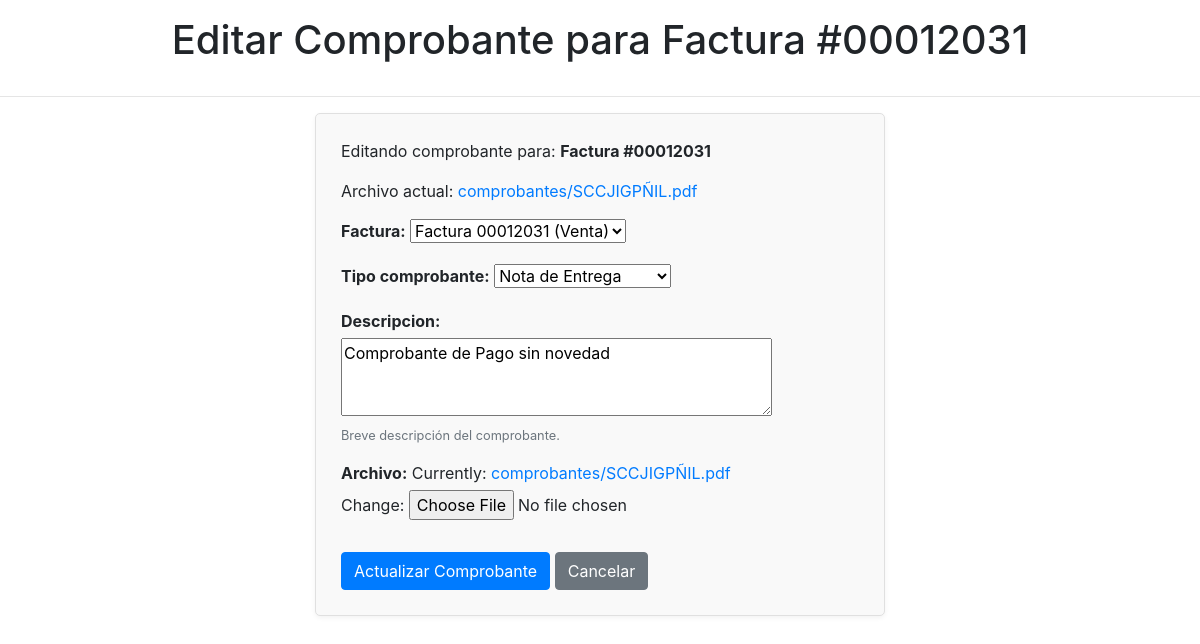
Page /comprobantes/editar/1/ on the committed database.
### contabilidad/models.py (models this page shows, shortened)
class Comprobante(models.Model):
    TIPO_COMPROBANTE_CHOICES = [
        ('RECIBO', 'Recibo de Pago'),
        ('NOTA_ENTREGA', 'Nota de Entrega'),
        ('JUSTIFICANTE_PAGO', 'Justificante de Pago'),
        ('OTRO', 'Otro'),
    ]
    factura = models.ForeignKey(Factura, on_delete=models.CASCADE, related_name='comprobantes')
    tipo_comprobante = models.CharField(max_length=20, choices=TIPO_COMPROBANTE_CHOICES, default='OTRO')
    descripcion = models.TextField(blank=True, null=True, help_text="Breve descripción del comprobante.")
    archivo = models.FileField(upload_to='comprobantes/')
    fecha_subida = models.DateTimeField(auto_now_add=True)
    class Meta:
        verbose_name = "Comprobante"
        verbose_name_plural = "Comprobantes"
        ordering = ['-fecha_subida']

class Factura(models.Model):
    class TipoFactura(models.TextChoices):
        VENTA = 'VENTA', _('Venta')
        COMPRA = 'COMPRA', _('Compra')
    class EstadoFactura(models.TextChoices):
        BORRADOR = 'BORRADOR', _('Borrador')
        EMITIDA = 'EMITIDA', _('Emitida')
        PAGADA = 'PAGADA', _('Pagada')
        PAGADA_PARCIALMENTE = 'PAGADA_PARCIALMENTE', _('Pagada Parcialmente')
        ANULADA = 'ANULADA', _('Anulada')
    id = models.AutoField(primary_key=True)
    numero_factura = models.CharField(
        max_length=50,
        unique=True,
        verbose_name="Número de Factura"
    )
    fecha_factura = models.DateField(
        verbose_name="Fecha de Factura"
    )
    fecha_vencimiento = models.DateField(
        verbose_name="Fecha de Vencimiento",
        blank=True,
        null=True
    )
    tipo_factura = models.CharField(
        max_length=20,
        choices=TipoFactura.choices,
        verbose_name="Tipo de Factura"
    )
    nombre_cliente_proveedor = models.CharField(
        max_length=200,
        blank=True,
        null=True,
        verbose_name="Nombre Cliente/Proveedor",
        help_text="Nombre del cliente o proveedor asociado a la factura."
    )
    monto_total = models.DecimalField(
        max_digits=18,
        decimal_places=2,
        verbose_name="Monto Total"
    )
    monto_impuestos = models.DecimalField(
        max_digits=18,
        decimal_places=2,
        default=0.00,
        verbose_name="Monto Impuestos"
    )
    moneda = models.CharField(
        max_length=3,
        default='COP',
        verbose_name="Moneda",
        help_text="Código ISO 4217 de la moneda (ej: COP, USD)."
    )
    estado = models.CharField(
        max_length=20,
        choices=EstadoFactura.choices,
        default=EstadoFactura.BORRADOR,
        verbose_name="Estado de Factura"
    )
    descripcion = models.TextField(
        blank=True,
        null=True,
        verbose_name="Descripción"
    )
    comprobante_maestro = models.OneToOneField(
        'ComprobanteMaestro',
        on_delete=models.SET_NULL,
        null=True,
        blank=True,
        related_name='factura_asociada',
        verbose_name="Comprobante Contable Asociado",
        help_text="Comprobante contable generado a partir de esta factura."
    )
    fecha_creacion = models.DateTimeField(auto_now_add=True)
    fecha_actualizacion = models.DateTimeField(auto_now=True)
    class Meta:
        verbose_name = "Factura"
        verbose_name_plural = "Facturas"
        ordering = ['-fecha_factura', '-numero_factura']
    def __str__(self):
        return f"Factura {self.numero_factura} ({self.get_tipo_factura_display()})"

### contabilidad/views.py (the view)
# urls.py: path('comprobantes/editar/<int:pk>/', views.editar_comprobante, name='EditarComprobante'),
def editar_comprobante(request, pk):
    comprobante = get_object_or_404(Comprobante, pk=pk)
    if request.method == 'POST':
        form = ComprobanteForm(request.POST, request.FILES, instance=comprobante)
        if form.is_valid():
            form.save()
            messages.success(request, '¡Comprobante actualizado exitosamente!')
            return redirect('GestionComprobantes') # Redirige a la lista general
        else:
            messages.error(request, 'Hubo un error al actualizar el comprobante. Por favor, revisa los datos.')
    else:
        form = ComprobanteForm(instance=comprobante)
    context = {
        'form': form,
        'comprobante': comprobante, # Para poder mostrar detalles del comprobante
        'title': f'Editar Comprobante para Factura #{comprobante.factura.numero_factura}',
    }
    return render(request, 'contabilidad/editar_comprobante.html', context) # Considera una plantilla dedicada

### contabilidad/forms.py
class ComprobanteForm(forms.ModelForm):
    class Meta:
        model = Comprobante
        fields = ['factura', 'tipo_comprobante', 'descripcion', 'archivo']
        widgets = {
            'descripcion': forms.Textarea(attrs={'rows': 3}),
        }
    def __init__(self, *args, **kwargs):
        super().__init__(*args, **kwargs)
        if 'factura' in self.fields:
            self.fields['factura'].queryset = Factura.objects.all().order_by('-fecha_factura')

### contabilidad/templates/contabilidad/editar_comprobante.html (shortened to what this page needs)
<!DOCTYPE html>
<html lang="es">
<head>
    <link rel="stylesheet" href="https://maxcdn.bootstrapcdn.com/bootstrap/4.0.0-beta/css/bootstrap.min.css"
>
    <link rel="stylesheet" href="https://cdnjs.cloudflare.com/ajax/libs/font-awesome/4.5.0/css/font-awesome.min.css">
</head>
<body>
    <h1 class="text-center p-3">{{ title }}</h1>
    <hr>
    <div class="container-fluid">
        <div class="row justify-content-center">
            <div class="col-md-6 text-center">
                <div class="form-section">
                    <p>Editando comprobante para: <strong>Factura #{{ comprobante.factura.numero_factura }}</strong></p>
                    {% if comprobante.archivo %}
                        <p>Archivo actual: <a href="{{ comprobante.archivo.url }}" target="_blank">{{ comprobante.archivo.name }}</a></p>
                    {% endif %}
                    <form method="post" enctype="multipart/form-data">
                        {% for field in form %}
                            <div class="form-group">
                                {{ field.label_tag }}
                                {{ field }}
                                {% if field.help_text %}
                                    <small class="form-text text-muted">{{ field.help_text }}</small>
                                {% endif %}
                            </div>
                        {% endfor %}
                        <button type="submit" class="btn btn-primary mt-3">Actualizar Comprobante</button>
                        <a href="{% url 'GestionComprobantes' %}" class="btn btn-secondary mt-3">Cancelar</a>
                    </form>
                </div>
            </div>
        </div>
    </div>
</body>
</html>

### contabilidad/templates/contabilidad/editar_comprobante.html (style rules this page uses)
.form-section, .list-section { background-color: #f9f9f9; border: 1px solid #e0e0e0; border-radius: 5px; padding: 25px; margin-bottom: 20px; box-shadow: 0 2px 5px rgba(0,0,0,0.05); text-align: left; }
.form-group label { font-weight: bold; margin-bottom: 5px; }

### rows in the picture
Comprobante: factura.numero_factura "00012031", archivo.name "comprobantes/SCCJIGPÑIL.pdf", form "Factura 00012031 (Venta)" "Nota de Entrega" "Comprobante de Pago sin novedad"

### other values in the picture
{{ title }} "Editar Comprobante para Factura #00012031"
{{ field.label_tag }} "Factura:" "Tipo comprobante:" "Descripcion:" "Archivo:"
{{ field.help_text }} "Breve descripción del comprobante."
